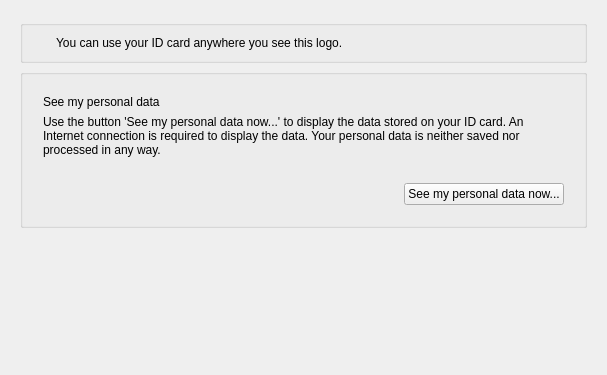
<?xml version="1.0" encoding="UTF-8"?>
<ui version="4.0">
 <class>SelfInformationWidget</class>
 <widget class="QWidget" name="SelfInformationWidget">
  <property name="geometry">
   <rect>
    <x>0</x>
    <y>0</y>
    <width>607</width>
    <height>375</height>
   </rect>
  </property>
  <layout class="QVBoxLayout" name="verticalLayout">
   <property name="leftMargin">
    <number>20</number>
   </property>
   <property name="topMargin">
    <number>20</number>
   </property>
   <property name="rightMargin">
    <number>20</number>
   </property>
   <property name="bottomMargin">
    <number>20</number>
   </property>
   <item>
    <widget class="QGroupBox" name="descriptionGroupBox">
     <layout class="QVBoxLayout" name="verticalLayout_3">
      <property name="leftMargin">
       <number>20</number>
      </property>
      <property name="topMargin">
       <number>10</number>
      </property>
      <property name="rightMargin">
       <number>20</number>
      </property>
      <property name="bottomMargin">
       <number>10</number>
      </property>
      <item>
       <layout class="QGridLayout" name="gridLayout" columnstretch="0,1">
        <item row="0" column="0">
         <widget class="QLabel" name="descriptionLogoLabel">
          <property name="focusPolicy">
           <enum>Qt::TabFocus</enum>
          </property>
          <property name="accessibleName">
           <string>eID Logo</string>
          </property>
          <property name="alignment">
           <set>Qt::AlignLeading|Qt::AlignLeft|Qt::AlignVCenter</set>
          </property>
         </widget>
        </item>
        <item row="0" column="1">
         <widget class="governikus::DescriptionLabel" name="descriptionLogoInfo">
          <property name="focusPolicy">
           <enum>Qt::TabFocus</enum>
          </property>
          <property name="text">
           <string>You can use your ID card anywhere you see this logo.</string>
          </property>
          <property name="wordWrap">
           <bool>true</bool>
          </property>
         </widget>
        </item>
       </layout>
      </item>
     </layout>
    </widget>
   </item>
   <item>
    <widget class="QGroupBox" name="actionGroupBox">
     <layout class="QVBoxLayout" name="verticalLayout_5">
      <property name="leftMargin">
       <number>20</number>
      </property>
      <property name="topMargin">
       <number>20</number>
      </property>
      <property name="rightMargin">
       <number>20</number>
      </property>
      <property name="bottomMargin">
       <number>20</number>
      </property>
      <item>
       <layout class="QGridLayout" name="gridLayout_2" columnstretch="0">
        <item row="0" column="0">
         <widget class="governikus::DescriptionLabel" name="titleLabel">
          <property name="focusPolicy">
           <enum>Qt::TabFocus</enum>
          </property>
          <property name="styleSheet">
           <string notr="true"/>
          </property>
          <property name="text">
           <string>See my personal data</string>
          </property>
          <property name="wordWrap">
           <bool>true</bool>
          </property>
         </widget>
        </item>
       </layout>
      </item>
      <item>
       <widget class="governikus::DescriptionLabel" name="descriptionLabel">
        <property name="focusPolicy">
         <enum>Qt::TabFocus</enum>
        </property>
        <property name="text">
         <string>Use the button 'See my personal data now...' to display the data stored on your ID card. An Internet connection is required to display the data. Your personal data is neither saved nor processed in any way.</string>
        </property>
        <property name="wordWrap">
         <bool>true</bool>
        </property>
       </widget>
      </item>
      <item>
       <widget class="QWidget" name="widget" native="true">
        <layout class="QHBoxLayout" name="horizontalLayout_2">
         <property name="spacing">
          <number>0</number>
         </property>
         <property name="leftMargin">
          <number>0</number>
         </property>
         <property name="topMargin">
          <number>0</number>
         </property>
         <property name="rightMargin">
          <number>0</number>
         </property>
         <property name="bottomMargin">
          <number>0</number>
         </property>
         <item>
          <layout class="QHBoxLayout" name="horizontalLayout">
           <property name="topMargin">
            <number>20</number>
           </property>
           <item>
            <spacer name="horizontalSpacer">
             <property name="orientation">
              <enum>Qt::Horizontal</enum>
             </property>
             <property name="sizeHint" stdset="0">
              <size>
               <width>40</width>
               <height>20</height>
              </size>
             </property>
            </spacer>
           </item>
           <item>
            <widget class="QPushButton" name="selfAuthenticationButton">
             <property name="sizePolicy">
              <sizepolicy hsizetype="Fixed" vsizetype="Fixed">
               <horstretch>0</horstretch>
               <verstretch>0</verstretch>
              </sizepolicy>
             </property>
             <property name="text">
              <string>See my personal data now...</string>
             </property>
            </widget>
           </item>
          </layout>
         </item>
        </layout>
       </widget>
      </item>
     </layout>
    </widget>
   </item>
   <item>
    <spacer name="verticalSpacer">
     <property name="orientation">
      <enum>Qt::Vertical</enum>
     </property>
     <property name="sizeHint" stdset="0">
      <size>
       <width>20</width>
       <height>40</height>
      </size>
     </property>
    </spacer>
   </item>
  </layout>
 </widget>
 <customwidgets>
  <customwidget>
   <class>governikus::DescriptionLabel</class>
   <extends>QLabel</extends>
   <header>generic/DescriptionLabel.h</header>
  </customwidget>
 </customwidgets>
 <resources/>
 <connections/>
</ui>
